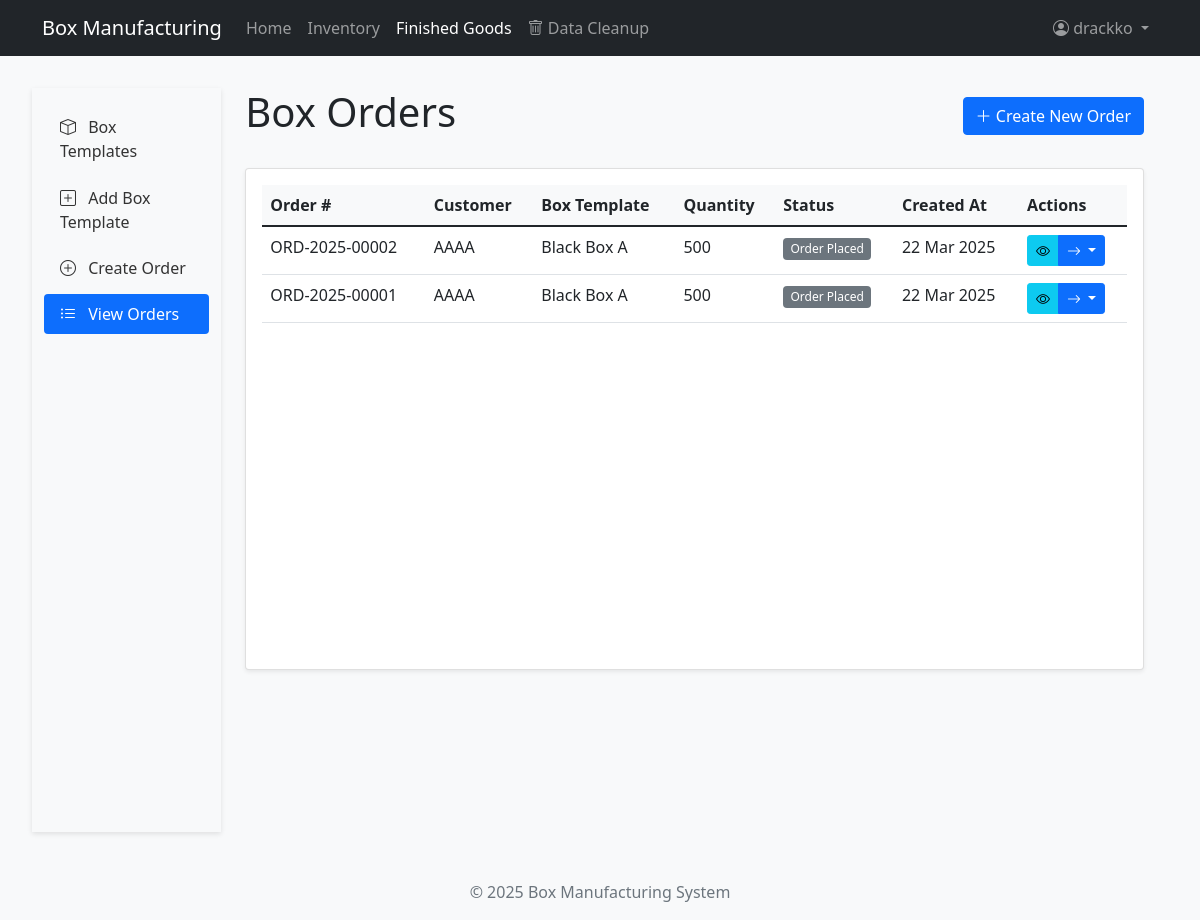
The page /finished-goods/orders/ (signed in) on the database as committed earlier.
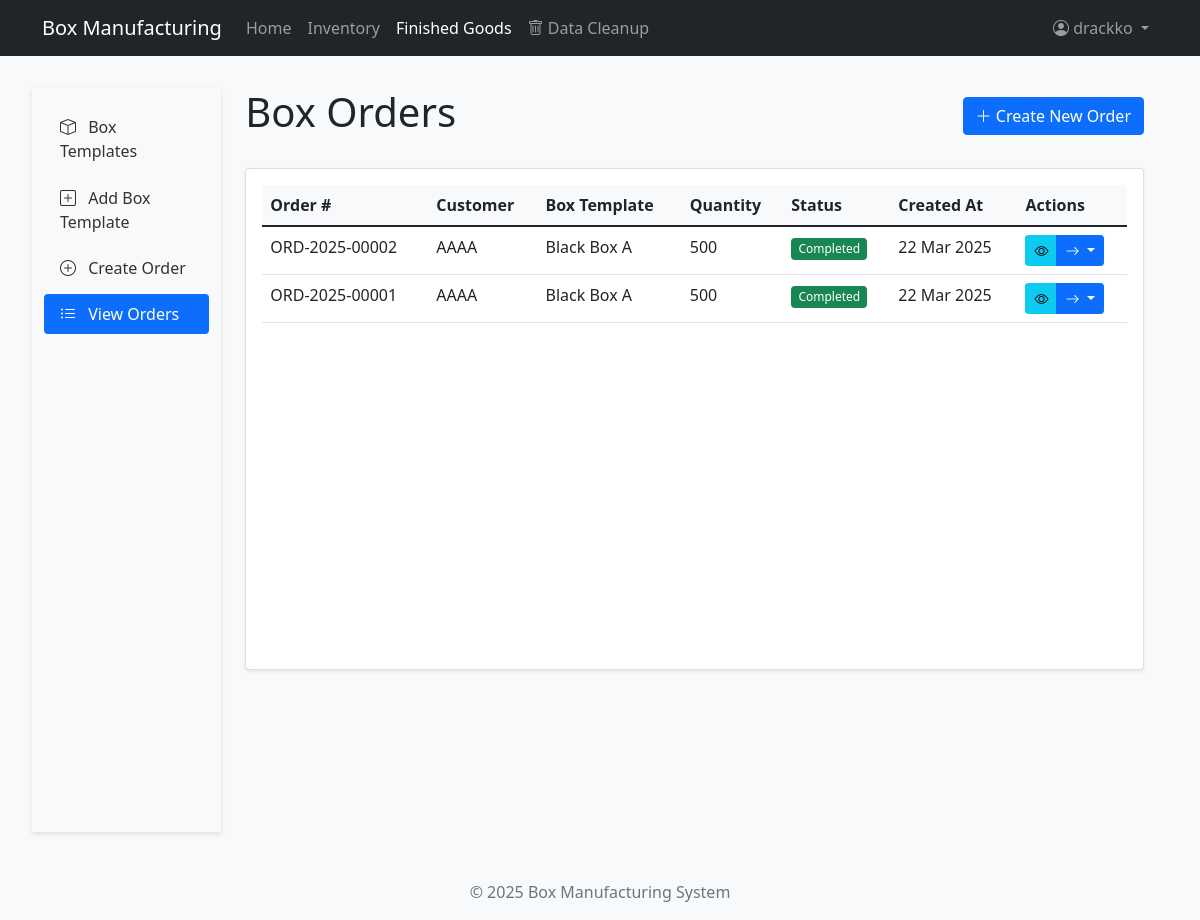
The same page on the database as committed later.
### finished_goods/models.py (models this page shows, shortened)
class BoxOrder(models.Model):
    STATUS_CHOICES = (
        ('PLACED', 'Order Placed'),
        ('MANUFACTURING', 'Manufacturing'),
        ('PRODUCTION_COMPLETE', 'Production Complete'),
        ('SHIPPED', 'Shipped'),
        ('DELIVERED', 'Delivered'),
        ('COMPLETED', 'Completed'),
    )
    order_number = models.CharField(max_length=20, unique=True)
    customer_name = models.CharField(max_length=100)
    box_template = models.ForeignKey(BoxDetails, on_delete=models.CASCADE)
    quantity = models.PositiveIntegerField()
    profit_margin = models.DecimalField(max_digits=5, decimal_places=2, default=15.00)
    status = models.CharField(max_length=20, choices=STATUS_CHOICES, default='PLACED')
    notes = models.TextField(blank=True, null=True)
    created_at = models.DateTimeField(auto_now_add=True)
    updated_at = models.DateTimeField(auto_now_add=True)
    def get_status_display(self):
        return dict(self.STATUS_CHOICES).get(self.status, '')

class BoxDetails(models.Model):
    FLUTE_CHOICES = [
        ('A', 'A Flute'),
        ('B', 'B Flute'),
        ('C', 'C Flute'),
        ('E', 'E Flute'),
        ('F', 'F Flute'),
        ('BC', 'BC Flute'),
    ]
    box_name = models.CharField(max_length=100)
    length = models.DecimalField(max_digits=10, decimal_places=2)
    breadth = models.DecimalField(max_digits=10, decimal_places=2)
    height = models.DecimalField(max_digits=10, decimal_places=2)
    flute_type = models.CharField(max_length=2, choices=FLUTE_CHOICES)
    num_plies = models.IntegerField(choices=[(3, '3 Ply'), (5, '5 Ply'), (7, '7 Ply')])
    print_color = models.CharField(max_length=50, blank=True)
    order_quantity = models.IntegerField(default=1000)
    created_at = models.DateTimeField(auto_now_add=True)
    updated_at = models.DateTimeField(auto_now=True)

### finished_goods/views.py (the view)
# urls.py: path('orders/', views.BoxOrderListView.as_view(), name='order-list'),
class BoxOrderListView(LoginRequiredMixin, ListView):
    model = BoxOrder
    template_name = 'finished_goods/order_list.html'
    context_object_name = 'orders'
    ordering = ['-created_at']
    login_url = '/accounts/login/'

### finished_goods/templates/finished_goods/order_list.html (shortened to what this page needs)
{% extends 'finished_goods/base_finished_goods.html' %}
{% load static %}
{% block extra_css %}
{{ block.super }}
{% endblock %}
{% block finished_goods_content %}
<div class="d-flex justify-content-between align-items-center mb-4">
    <h1>Box Orders</h1>
    <a href="{% url 'finished_goods:order-create' %}" class="btn btn-primary">
        <i class="bi bi-plus-lg"></i> Create New Order
    </a>
</div>
<div class="card">
    <div class="card-body">
        <div class="table-responsive">
            <table class="table table-hover">
                <thead>
                    <tr>
                        <th>Order #</th>
                        <th>Customer</th>
                        <th>Box Template</th>
                        <th>Quantity</th>
                        <th>Status</th>
                        <th>Created At</th>
                        <th>Actions</th>
                    </tr>
                </thead>
                <tbody>
                    {% for order in orders %}
                    <tr>
                        <td>{{ order.order_number }}</td>
                        <td>{{ order.customer_name }}</td>
                        <td>{{ order.box_template.box_name }}</td>
                        <td>{{ order.quantity }}</td>
                        <td class="status-cell">
                            <span class="badge {% if order.status == 'PLACED' %}bg-secondary{% elif order.status == 'MANUFACTURING' %}bg-primary{% elif order.status == 'PRODUCTION_COMPLETE' %}bg-info{% elif order.status == 'SHIPPED' %}bg-warning{% elif order.status == 'DELIVERED' or order.status == 'COMPLETED' %}bg-success{% endif %}">
                                {{ order.get_status_display }}
                            </span>
                        </td>
                        <td>{{ order.created_at|date:"d M Y" }}</td>
                        <td>
                            <div class="btn-group">
                                <a href="{% url 'finished_goods:order-detail' order.pk %}"
                                   class="btn btn-sm btn-info">
                                    <i class="bi bi-eye"></i>
                                </a>
                                <button type="button" class="btn btn-sm btn-primary dropdown-toggle" data-bs-toggle="dropdown">
                                    <i class="bi bi-arrow-right"></i>
                                </button>
                            </div>
                        </td>
                    </tr>
                    {% empty %}
                    <tr>
                        <td colspan="7" class="text-center">No orders found</td>
                    </tr>
                    {% endfor %}
                </tbody>
            </table>
        </div>
    </div>
</div>
{% endblock %}

Rows that differ between the two databases and show on the page:
changed BoxOrder "ORD-2025-00002": status "Order Placed" → "Completed"
changed BoxOrder "ORD-2025-00001": status "Order Placed" → "Completed"
